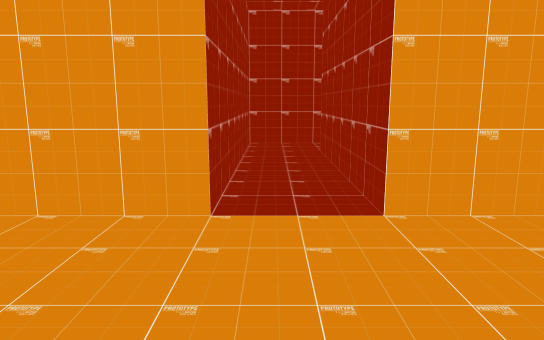
View 1 (above)

15 first-person views from a walk through a 3-D level made in the Unity game engine. The camera is 1.3 m above the floor, tilts 10° down and sees 70° across. The floor is counted in squares, 1 m on a side. Each view is taken from the middle of a square. On the plan, view 1 faces up. The plan holds only what a view shows up to about 16 squares ahead; the rest is blank. The place goes on beyond the plan. The player is left out.

View 2
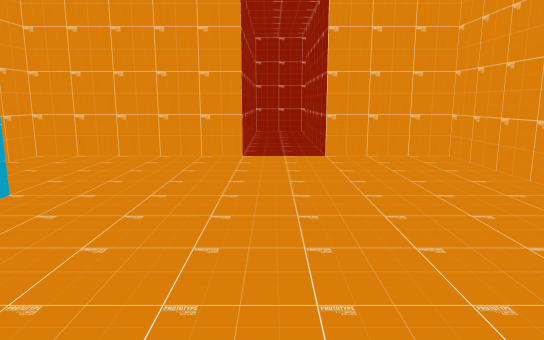

View 3
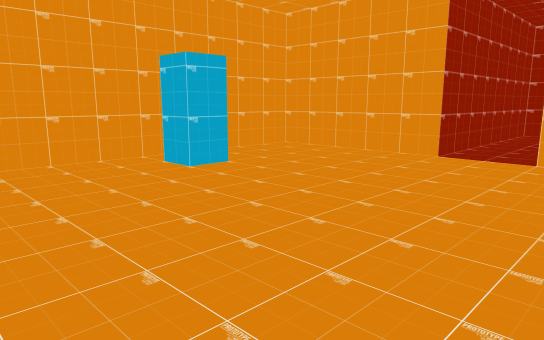

View 4
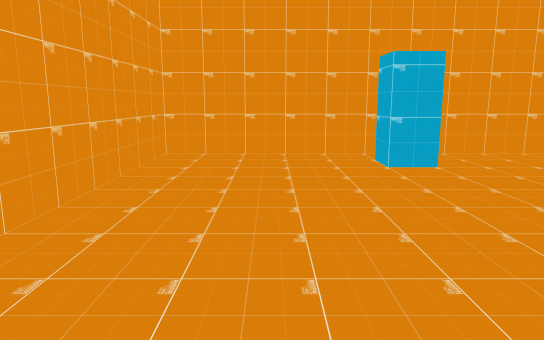

View 5
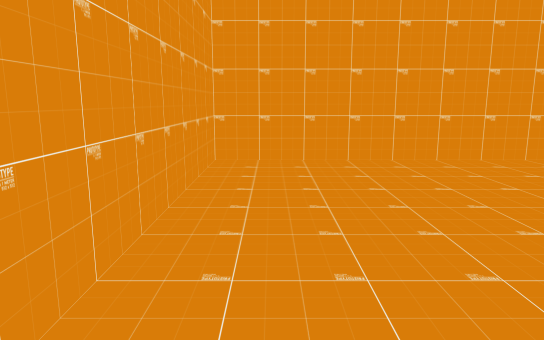

View 6
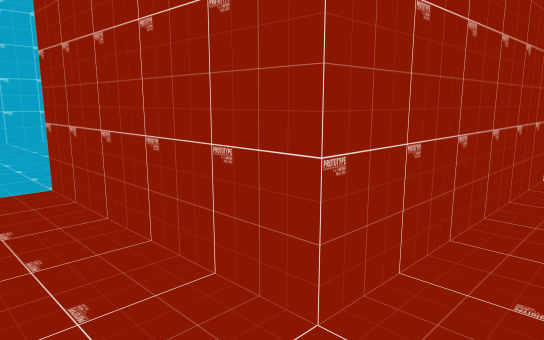

View 7
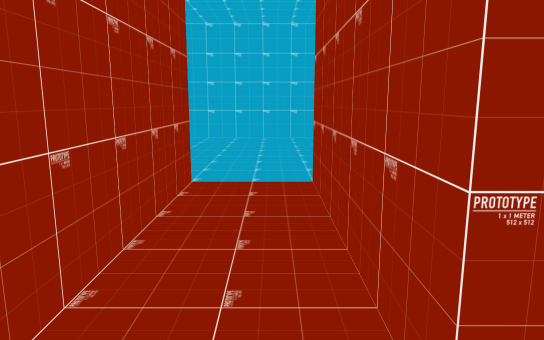

View 8
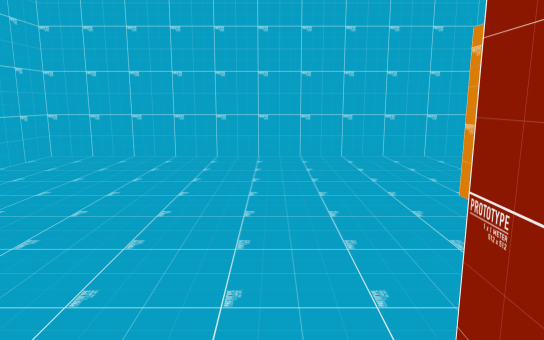

View 9
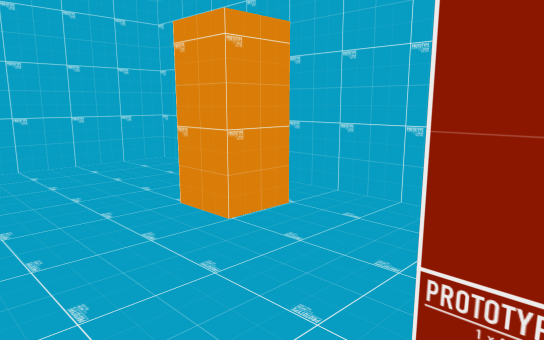

View 10
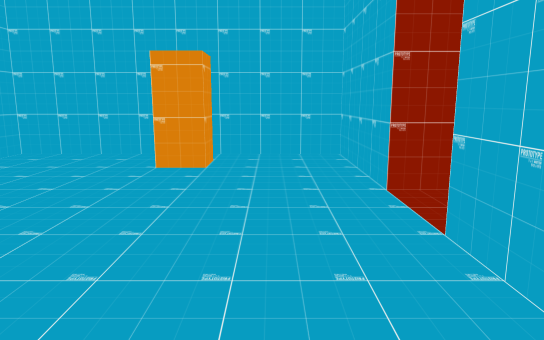

View 11
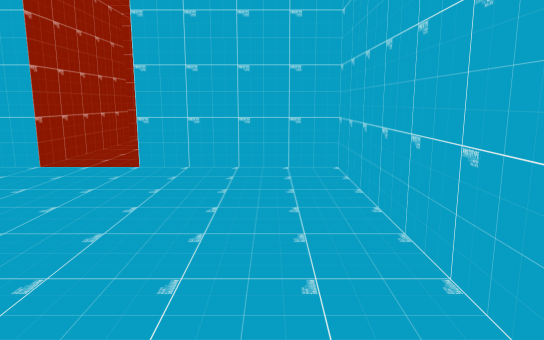

View 12
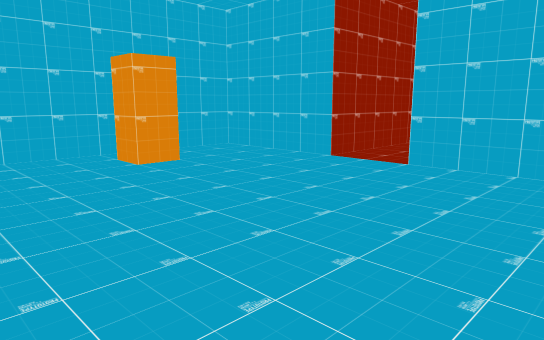

View 13
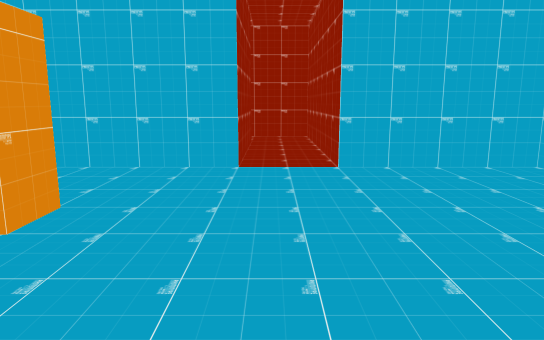

View 14
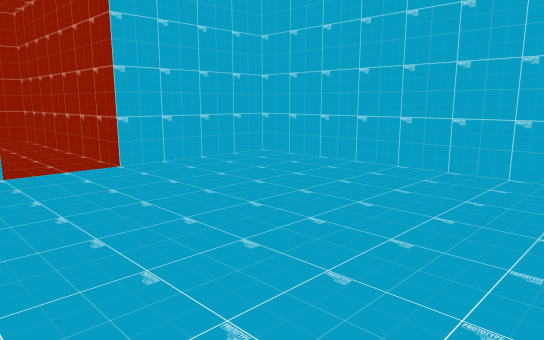

View 15
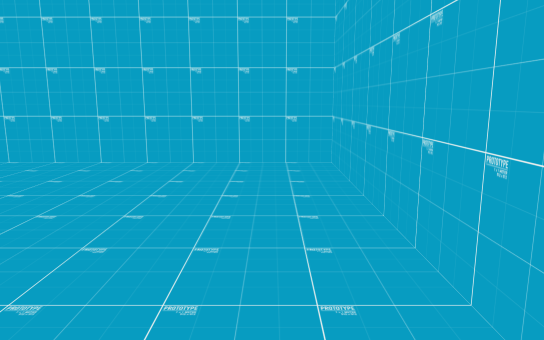

### Floor plan
Ten units are one square. View 1 is at (0, 0); x grows to the right and y downward. Boxes are objects, and circles mark ways between rooms. Rooms are numbered by the first view taken in them; rooms with no view inside come last. Other rooms are left out.
<svg viewBox="-62 -168 210 230">
<path fill="none" stroke="#000" d="M-37 -4 -37 7 -48 7M-7 -43 -57 -43 -57 57 43 57 43 -43 13 -43M93 -72 93 -84 103 -84 103 -74M13 -43 13 -103 63 -103 63 -63 143 -63 143 -163 63 -163 63 -123 -7 -123 -7 -43"/>
<circle cx="5" cy="-50" r="3" fill="#2a7"/>
<text x="0" y="10">1</text>
<text x="80" y="-110">2</text>
</svg>
Room 1 opens to room 2.

Where each view was taken, in squares from view 1:
view 1: 0 up, 0 right, facing up
view 2: 5 down, 0 right, facing up
view 3: 5 down, 3 right, facing up-left
view 4: 3 down, 4 right, facing left
view 5: 3 up, 3 right, facing down
view 6: 12 up, 0 right, facing down-right
view 7: 11 up, 0 right, facing right
view 8: 11 up, 5 right, facing right
view 9: 11 up, 6 right, facing down-right
view 10: 16 up, 8 right, facing down
view 11: 15 up, 14 right, facing left
view 12: 16 up, 14 right, facing down-left
view 13: 11 up, 14 right, facing left
view 14: 9 up, 14 right, facing up-left
view 15: 8 up, 13 right, facing up
